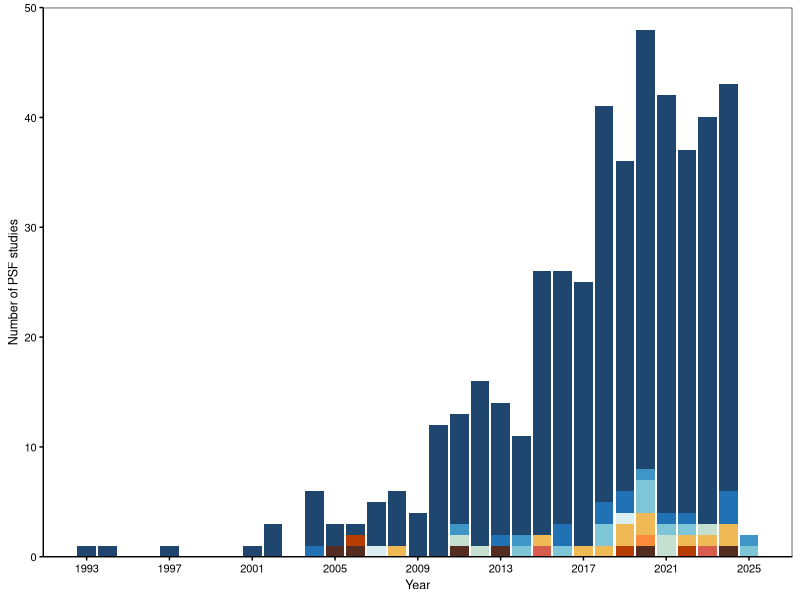
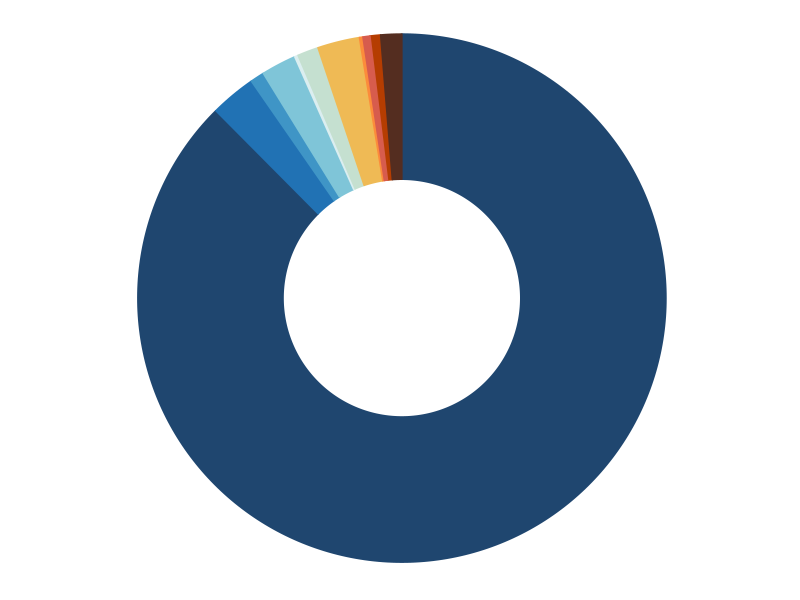
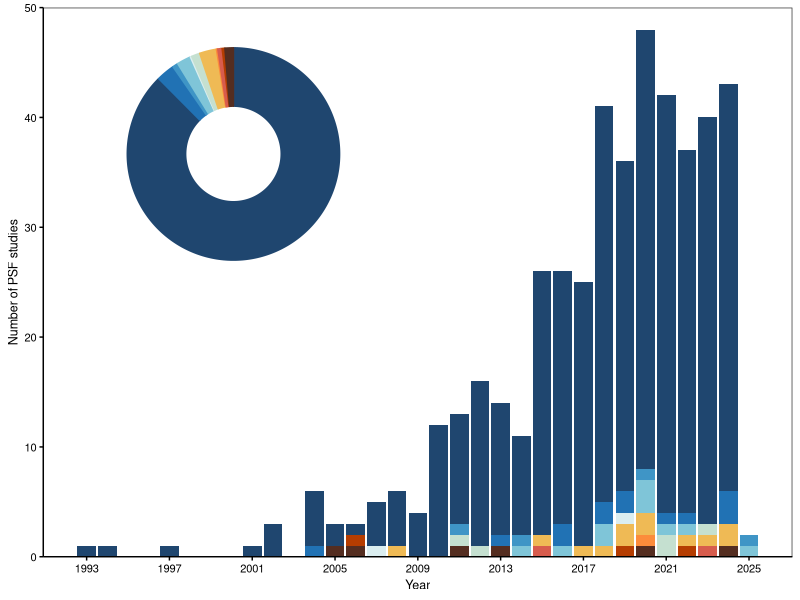
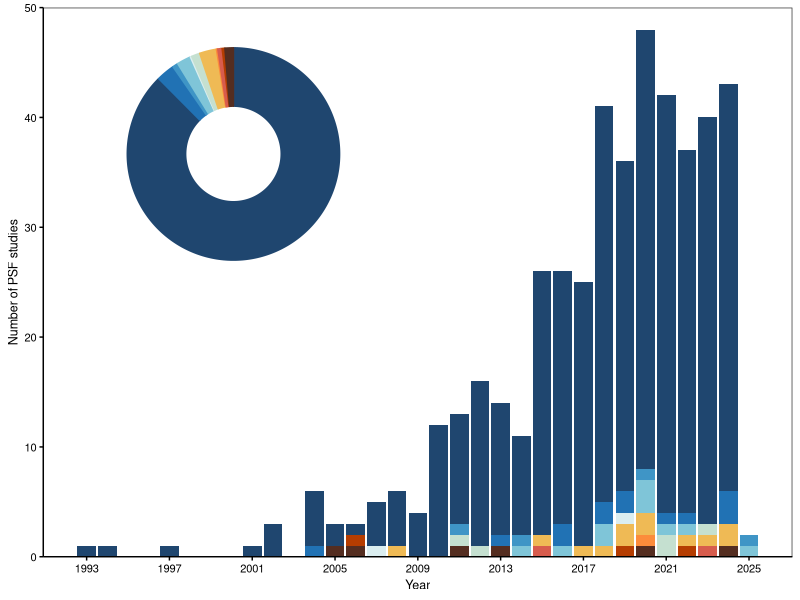

Recreate these plots in R, in order.
###########################################################################################
#####                                  Library &  theme                               #####
###########################################################################################

library(openxlsx)
library(tidyr)
library(dplyr)
library(ggplot2)
library(forcats)
library(ggforce)
library(RColorBrewer)

mytheme= theme(legend.position = "none",
               panel.grid=element_blank(),
               legend.background = element_rect(fill = NA ,linewidth = 0.5),
               panel.border = element_rect(linewidth = 0.5 ),###
               line = element_line(linewidth = 0.5), 
               axis.line = element_line(colour = "black",linewidth = 0.5), 
               axis.ticks = element_line(colour = "black",linewidth = 0.5),  
               legend.title = element_text(colour='black', size=9), 
               legend.text = element_text(size = 8, lineheight = 1.33),  
               axis.title = element_text(colour='black', size=9),
               axis.text = element_text(colour='black',size=8),
               plot.tag = element_text(size = 11, face = "bold"))


###########################################################################################
#####                                       Fig.1                                     #####
###########################################################################################
setwd('D:/2025.10.4-NPH/0-Code-alive-1216/code-0108-R1/Fig.1')
  
data_li = read.xlsx("data_Fig.1.xlsx", sheet="bar" ,colNames = T, rowNames = F);head(data)

long_data <- data_li %>% pivot_longer(cols = -MaxNo._Cspp., names_to = "Year", values_to = "No._PSF_studies" ) %>% mutate(Year = as.numeric(Year))  
dim(long_data)
long_data$MaxNo._Cspp. = factor(long_data$MaxNo._Cspp.)
long_data$MaxNo._Cspp. = factor(long_data$MaxNo._Cspp., levels = c("1","2","3","4","5","6","8","9","10","12",">12"))

### bar
ggplot(long_data, aes(x = Year, y = No._PSF_studies, alluvium = MaxNo._Cspp., fill = MaxNo._Cspp. )) +  
  geom_col(position = "stack") + 
  scale_fill_manual(values = rev(c("#542D20","#b53d01" , "#D75C4D", "#fc8c3b",  "#EFBA55",
                                   "#C5E0D0", "#dbeef0",  "#7FC5D8","#3f95c6", "#2172b4","#1F466F")))+
  theme(legend.position = "right") + 
  theme(legend.text = element_text(size = 14))+  
  scale_y_continuous(expand = c(0, 0), limits = c(0,50)) +
  theme_test()+mytheme+labs(x ="Year", y = "Number of PSF studies")+
  scale_x_continuous( breaks = seq(min(long_data$Year), max(long_data$Year), by = 4))-> P;P


### pie
data = read.xlsx("data_Fig.1.xlsx", sheet = "pie", rowNames = T, colNames = T);head(data)
total <- sum(data$No._study_Cspp._peryear)
data$start_angle <- NA
data$end_angle <- NA
#start_angle & end_angle
for (i in 1:nrow(data)) {
  if (i == 1) {
    data$start_angle[i] <- 0   
  } else {
    data$start_angle[i] <- data$end_angle[i - 1]  
  }
  data$end_angle[i] <- data$start_angle[i] + (data$No._study_Cspp._peryear[i] / total) * (2 * pi)
};head(data)


df1 = data;head(df1)
df1$MaxNo._Cspp.ID = as.factor(df1$MaxNo._Cspp.ID)
 
ggplot()+
  geom_arc_bar(data=df1,stat ="pie", aes(x0=0,y0=0,r0=0.9,r=2, amount=Percentage,
               fill=MaxNo._Cspp.ID,color=MaxNo._Cspp.ID ), show.legend = F)+
  coord_fixed() + theme_no_axes()+
  scale_fill_manual(values = c(  "#1F466F","#2172b4","#3f95c6","#7FC5D8" ,"#dbeef0" ,"#C5E0D0",
                                 "#EFBA55", "#fc8c3b","#D75C4D","#b53d01","#542D20"))+
  scale_color_manual(values = c( "#1F466F","#2172b4","#3f95c6","#7FC5D8","#dbeef0",  "#C5E0D0",
                                 "#EFBA55", "#fc8c3b","#D75C4D","#b53d01","#542D20"))+
  theme(panel.border = element_blank(),legend.key.width = unit(0.5,"cm"),legend.key.height = unit(0.5,"cm"))->pie;pie


#visualization-Fig.1
P + annotation_custom(grob=ggplotGrob(pie),ymin = 25, ymax =48, xmin=1992, xmax=2008) -> p1;p1
ggsave("Fig.1.pdf", plot = p1,width = 17.3, height = 18 ,  units = "cm", dpi = 600)  
 




